Frame 1 (no input): blank canvas, image omitted
Frame 60 (the mouse pressed at the canvas centre just before this capture): blank canvas, image omitted
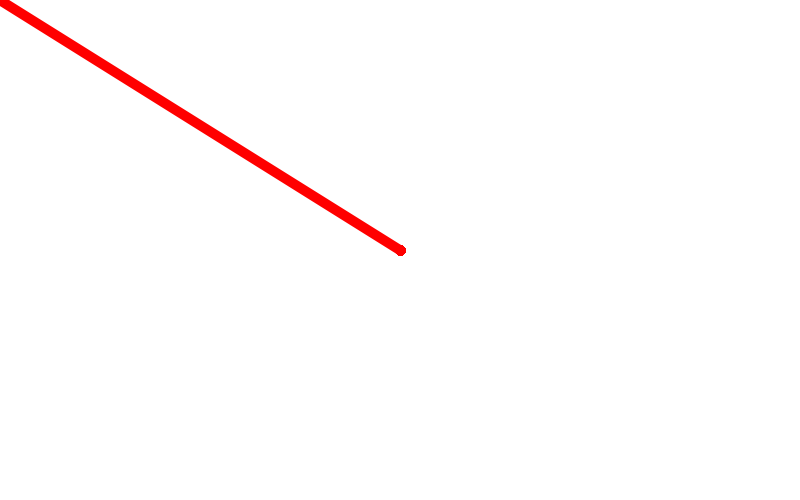
Frame 120 (the mouse held since frame 60 and released just before this capture)

The Processing sketch whose frames 1 and 60 were blank and that drew this single picture after the mouse press (run headless with seeded random() and noise(); from frame 60 on, the mouse is pressed at the canvas centre):

// Processing sketch: sketch_03_7
// ── sketch_03_7.pde
int w=10;
void setup(){
  size(800,500);
  stroke(255,0,0);
  strokeWeight(w);
  background(255);
}
void draw(){
  
  if(mousePressed)
  {
    //point(mouseX,mouseY); 
    line(pmouseX,pmouseY,mouseX,mouseY);
    // pmouse è la posizione del mouse nel frame precedente
    // serve a creare effetti continui
    
  }
 
}


void keyPressed()
{
  if((key=='g') || (key=='G'))
  stroke(0,255,0);
  if((key=='r') || (key=='R'))
  stroke(255,0,0);
  if((key=='b') || (key=='B'))
  stroke(0,0,255);
  if((key=='q') || (key=='Q'))
  stroke(random(255),random(255),random(255));
  if((key=='w') || (key=='W'))
  {
    strokeWeight(w*3);
    stroke(255);
  }
  else
  strokeWeight(w);
  
  
}
